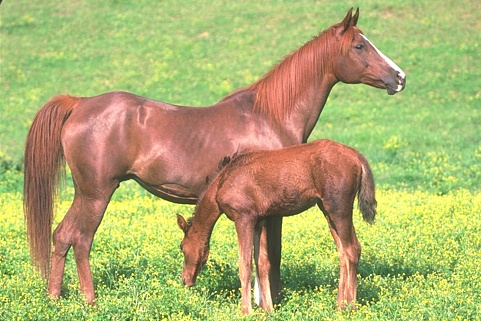
#> input picture scripts/horse.jpg, 481 x 321 px
$ jupyter execute --allow-errors aula15.ipynb
#> lines starting #> are read from the running program, lines starting #| are printed output that depends on the picture
## *Elements of Machine Learning* 2023
### <font size=3 color='gray'>Alan Reyes-Figueroa</font>

[cell 1]
import numpy as np
import matplotlib.pyplot as plt

from sklearn.cluster import k_means

from sklearn.datasets import load_iris, make_circles, make_moons, make_blobs
from skimage.data import chelsea, coffee
from scipy.spatial import Voronoi, voronoi_plot_2d

[cell 2]
from warnings import filterwarnings
filterwarnings('ignore')

## K-means

[cell 3]
data = load_iris()

[cell 4]
X = data['data']
y = data['target']

[cell 5]
plt.figure(figsize=(6,6))
plt.scatter(X[:,0], X[:,1], c=y, cmap=plt.cm.jet)
plt.xlim([4, 8])
plt.ylim([1.5, 5])
plt.title('Original Iris segmentation')
plt.show()
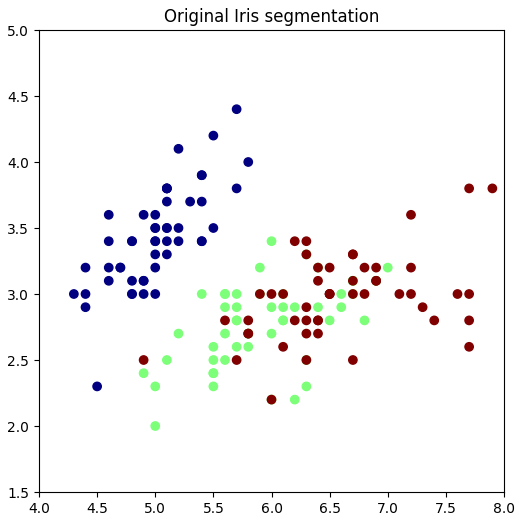
#> figure drawn by matplotlib, 1 panel

[cell 6]
k = 3
#> (the rest of this cell did not finish here and is left out)

#> (a cell that did not finish here is left out)

#> (a cell that did not finish here is left out)

#> (a cell that did not finish here is left out)

[cell 10]
plt.figure(figsize=(6,6))
#voronoi_plot_2d(vor, figsize=(6,6))
#> (the rest of this cell did not finish here and is left out)

[cell 11]
#labels = ((2 * np.array(labels)) % 3)
#print(labels)
#print(y)

[cell 12]
import matplotlib.pyplot as plt
from sklearn.pipeline import make_pipeline
from sklearn.preprocessing import StandardScaler
from sklearn.decomposition import FastICA
from sklearn.pipeline import make_pipeline
from sklearn.svm import SVC
from sklearn.base import TransformerMixin

[cell 13]
from sklearn.cluster import KMeans

[cell 14]
class Reduce(TransformerMixin):
    def fit(self, X, y=None):
        return self
    def transform(self, X):
        return X[:, :2]

[cell 15]
def plot_decision_boundary(data, kmeans, title='No title', h=.001, model=None,
                           highlight_centroids=False, ica=Reduce(),
                           figsize=(6,6)):
    '''Based on https://scikit-learn.org/stable/auto_examples/cluster/plot_kmeans_digits.html

    Parameters
    ----------
    data - the dataset to be visualized with clusters
    kmeans - the clustering algorithm
    title - the title to displayed with the plot
    h - Step size of the mesh. Decrease to increase the quality of the VQ.
    model - model to re-learn projections in lower-dimensional space. Don't if None.
    highlight_centroids - whether to show the centroids (False)
      centroids might have little bearing in a different space.
    ica - a dimensionality reduction method with fit and transform. This has to result in
      two dimensions, e.g. FastICA(n_components=2)
    '''
#> called with data = array of shape (150, 4), title = 'No title', h = 0.001, highlight_centroids = True, figsize = (8, 6)
    #ica = ica.fit(data)
    reduced_data = ica.fit_transform(data)
    if model is not None:
        svc = model.fit(reduced_data, kmeans.predict(data))
    # Plot the decision boundary. For that, we will assign a color to each
    x_min, x_max = reduced_data[:, 0].min() - 1e-15, reduced_data[:, 0].max() + 1e-15
    y_min, y_max = reduced_data[:, 1].min() - 1e-15, reduced_data[:, 1].max() + 1e-15
    xx, yy = np.meshgrid(np.arange(x_min, x_max, h), np.arange(y_min, y_max, h))

    # Obtain labels for each point in mesh. Use last trained model.
    if model:
        preds = svc.predict(np.c_[xx.ravel(), yy.ravel()])
    else:
        preds = kmeans.predict(np.c_[xx.ravel(), yy.ravel()])
    pred_dict = {predval: i for i, predval in enumerate(np.unique(preds))}
    Z = preds.reshape(xx.shape)
    plt.figure(figsize=figsize)
    plt.clf()
    plt.imshow(
        Z, interpolation=None,
        extent=(xx.min(), xx.max(), yy.min(), yy.max()),
        cmap=plt.cm.Paired,
        aspect='auto', origin='lower',
    )

    plt.plot(reduced_data[:, 0], reduced_data[:, 1], 'k.', markersize=2)
    plt.colorbar()
    if highlight_centroids:
        # Plot the centroids as a white X
        centroids = ica.transform(kmeans.cluster_centers_)
        centroids = np.array([centroid for i, centroid in enumerate(centroids) if i in pred_dict])

        plt.scatter(centroids[:, 0], centroids[:, 1],
                    marker='x', s=169, linewidths=3,
                    color='w', zorder=10)
    plt.title(title)
    plt.xlim(x_min, x_max)
    plt.ylim(y_min, y_max)
    plt.xticks(())
    plt.yticks(())
    plt.show()
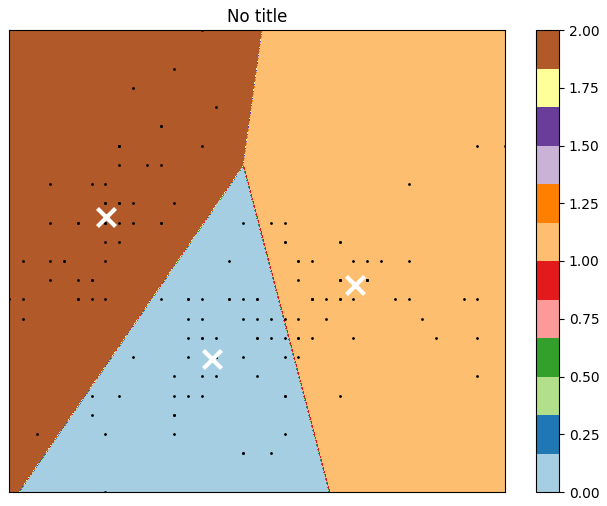
#> figure drawn by matplotlib, 2 panels

[cell 16]
clf = KMeans(n_clusters=3)

[cell 17]
clf.fit(X[:,:2])

[cell 18]
clf.cluster_centers_

[cell 19]
plot_decision_boundary(X, clf, figsize=(8,6), highlight_centroids=True)

## Image Quantization

[cell 20]
I = plt.imread('horse.jpg')
#> I is the input picture: shape (321, 481, 3); mean R, G, B 174.6, 175.1, 111

[cell 21]
plt.figure()
plt.imshow(I)
plt.show()

[cell 22]
sh = I.shape
#> sh = (321, 481, 3)
sh
#> Out = (321, 481, 3)

[cell 23]
I[0,0,:]
#> Out = [58, 64, 38]

[cell 24]
# matriz de datos
Iflat = I.reshape(-1,3)

[cell 25]
Iflat.shape
#> Out = (154401, 3)

[cell 26]
Iflat[:10]
#> Out = [[58, 64, 38], [55, 65, 31], [136, 149, 105], [194, 213, 157], [186, 208, 146], [168, 194, 129], [170, 196, 133], [156, 184, 123], [161, 187, 126], [163, 189, 126]]

[cell 27]
k = 4     # número de clústers
#> (the rest of this cell did not finish here and is left out)

[cell 28]
plt.figure()
#> (the rest of this cell did not finish here and is left out)

[cell 29]
result = np.zeros(sh).reshape(-1,3)

# asignamos a cada pixel su centroide (color promedio)
#> (the rest of this cell did not finish here and is left out)

[cell 30]
plt.figure()
plt.imshow(result)
plt.show()
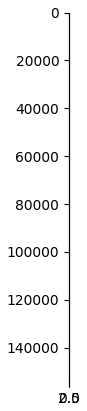
#> figure drawn by matplotlib, 1 panel

[cell 31]
plt.figure(figsize=(10,5))
plt.subplot(1,2,1)
plt.imshow(I)
plt.subplot(1,2,2)
plt.imshow(result)
plt.show()
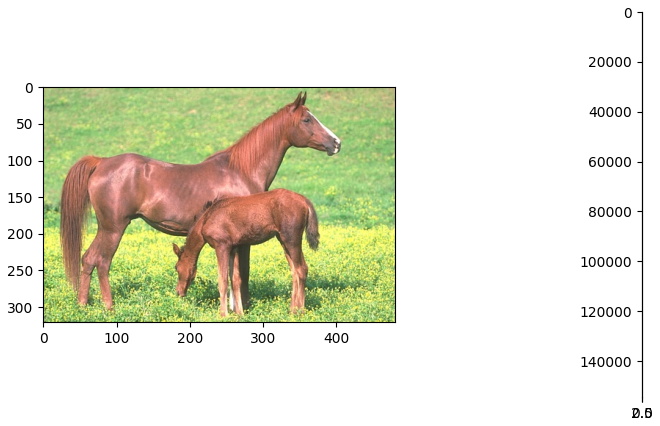
#> figure drawn by matplotlib, 2 panels

## Image Quantization

[cell 32]
I = plt.imread('tree.jpg')
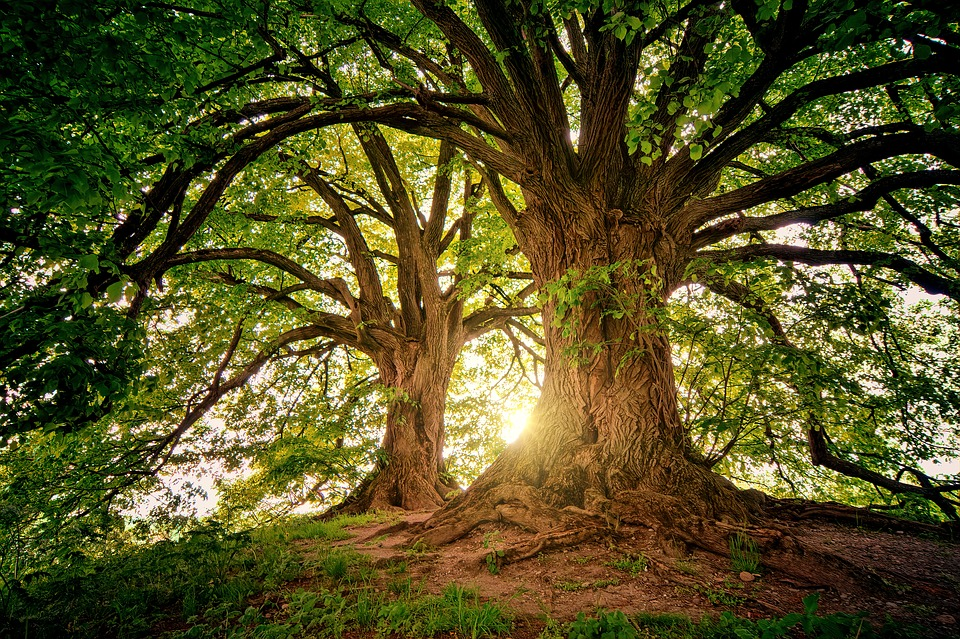
#> input picture scripts/tree.jpg, 960 x 639 px
#> I is the input picture: shape (639, 960, 3); mean R, G, B 84, 80.6, 36.3

[cell 33]
plt.figure()
plt.imshow(I)
plt.show()

[cell 34]
sh = I.shape
#> sh = (639, 960, 3)
sh
#> Out = (639, 960, 3)

[cell 35]
I[0,0,:]
#> Out = [4, 13, 8]

[cell 36]
# matriz de datos
Iflat = I.reshape(-1,3)

[cell 37]
Iflat.shape
#> Out = (613440, 3)

[cell 38]
Iflat[:10]
#> Out = [[4, 13, 8], [3, 13, 5], [5, 16, 2], [8, 23, 4], [6, 31, 2], [7, 38, 6], [12, 46, 13], [22, 53, 22], [19, 42, 16], [16, 33, 14]]

[cell 39]
k = 4      # número de clústers
#> (the rest of this cell did not finish here and is left out)

[cell 40]
plt.figure()
#> (the rest of this cell did not finish here and is left out)

[cell 41]
result = np.zeros(sh).reshape(-1,3)

# asignamos a cada pixel su centroide (color promedio)
#> (the rest of this cell did not finish here and is left out)

[cell 42]
plt.figure()
plt.imshow(result)
plt.show()
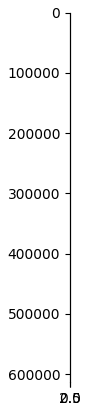
#> figure drawn by matplotlib, 1 panel

[cell 43]
plt.figure(figsize=(10,5))
plt.subplot(1,2,1)
plt.imshow(I)
plt.subplot(1,2,2)
plt.imshow(result)
plt.show()
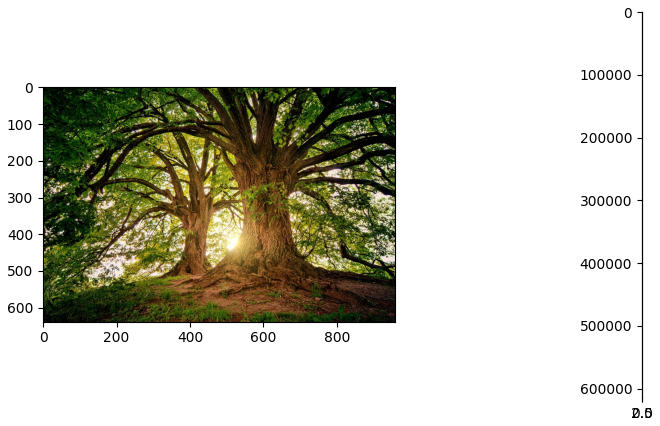
#> figure drawn by matplotlib, 2 panels

### Otro ejemplo

[cell 44]
from skimage.data import chelsea

[cell 45]
I = chelsea()
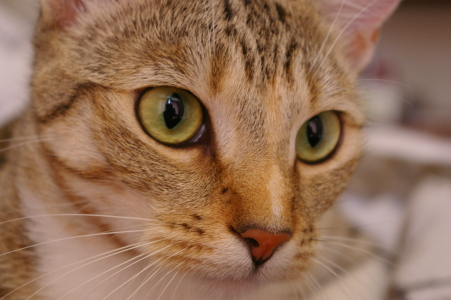
#> input picture skimage.data.chelsea(), 451 x 300 px
#> I is the input picture: shape (300, 451, 3); mean R, G, B 147.7, 111.4, 86.8

[cell 46]
plt.figure()
plt.imshow(I)
plt.show()

[cell 47]
sh = I.shape
sh
